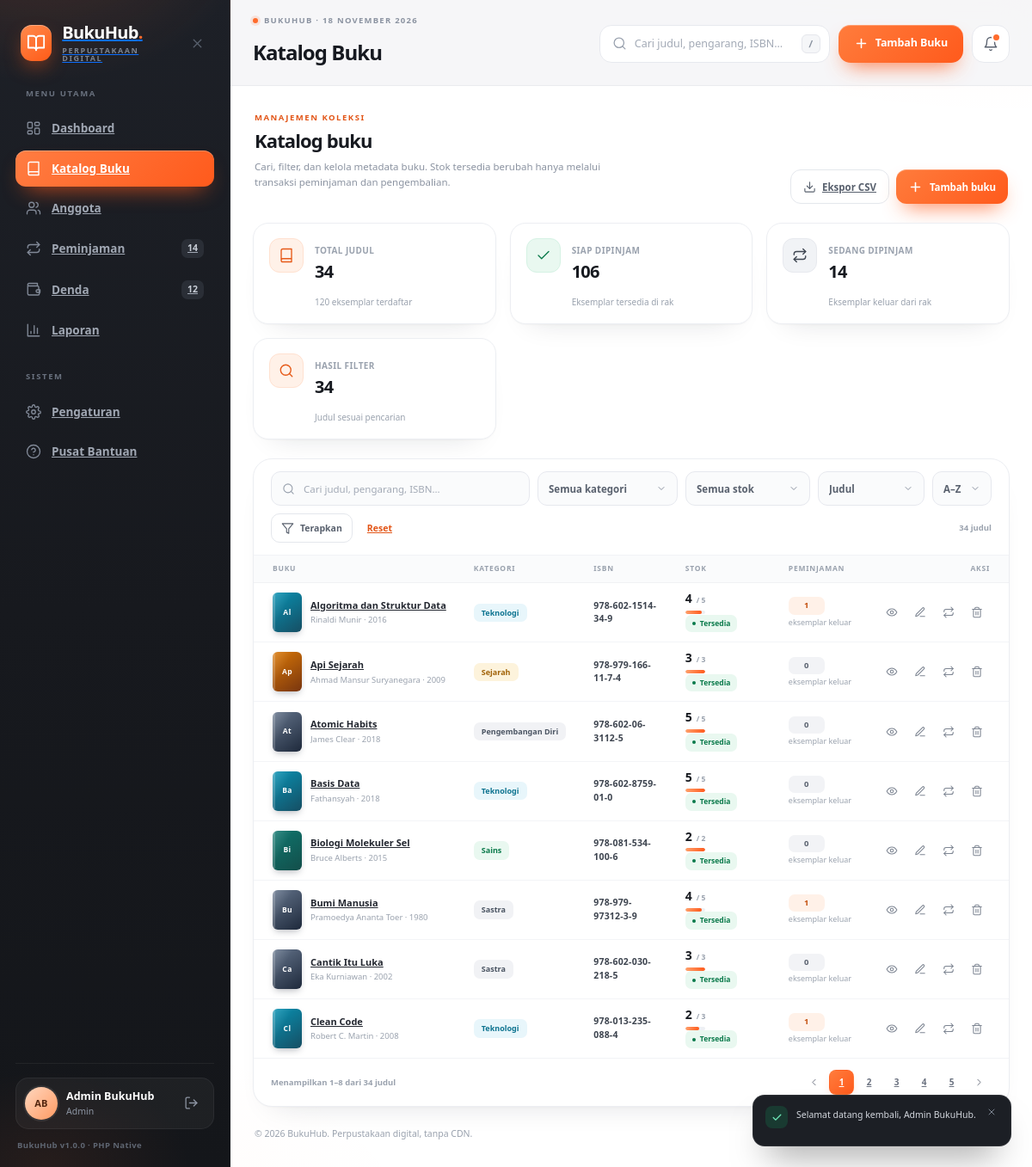
Page /index.php?page=books (signed in) on the committed database.
### tables this page shows
CREATE TABLE `buku` (
  `id_buku`         INT UNSIGNED NOT NULL AUTO_INCREMENT,
  `judul`           VARCHAR(180) NOT NULL,
  `pengarang`       VARCHAR(120) NOT NULL,
  `kategori`        VARCHAR(40)  NOT NULL,
  `isbn`            VARCHAR(30)  NULL DEFAULT NULL,
  `penerbit`        VARCHAR(120) NULL DEFAULT NULL,
  `tahun_terbit`    SMALLINT UNSIGNED NULL DEFAULT NULL,
  `sinopsis`        TEXT NULL DEFAULT NULL,
  `jumlah_eksemplar` SMALLINT UNSIGNED NOT NULL DEFAULT 1,
  `stok_tersedia`   SMALLINT UNSIGNED NOT NULL DEFAULT 1,
  `created_at`      TIMESTAMP NOT NULL DEFAULT CURRENT_TIMESTAMP,
  `updated_at`      TIMESTAMP NOT NULL DEFAULT CURRENT_TIMESTAMP ON UPDATE CURRENT_TIMESTAMP,
  PRIMARY KEY (`id_buku`),
  KEY `idx_buku_judul` (`judul`),
  KEY `idx_buku_pengarang` (`pengarang`),
  KEY `idx_buku_kategori` (`kategori`),
  KEY `idx_buku_isbn` (`isbn`),
  KEY `idx_buku_stok` (`stok_tersedia`)
);

CREATE TABLE `peminjaman` (
  `id_peminjaman`    INT UNSIGNED NOT NULL AUTO_INCREMENT,
  `id_anggota`       INT UNSIGNED NOT NULL,
  `id_buku`          INT UNSIGNED NOT NULL,
  `tgl_pinjam`       DATE NOT NULL,
  `tgl_kembali_rencana` DATE NOT NULL,
  `tgl_kembali_real` DATE NULL DEFAULT NULL,
  `status`           ENUM('dipinjam','dikembalikan') NOT NULL DEFAULT 'dipinjam',
  `denda_per_hari`   INT UNSIGNED NOT NULL DEFAULT 1000,
  `created_by`       INT UNSIGNED NULL DEFAULT NULL,
  `created_at`       TIMESTAMP NOT NULL DEFAULT CURRENT_TIMESTAMP,
  `updated_at`       TIMESTAMP NOT NULL DEFAULT CURRENT_TIMESTAMP ON UPDATE CURRENT_TIMESTAMP,
  PRIMARY KEY (`id_peminjaman`),
  KEY `idx_peminjaman_anggota` (`id_anggota`),
  KEY `idx_peminjaman_buku` (`id_buku`),
  KEY `idx_peminjaman_status` (`status`),
  KEY `idx_peminjaman_tgl_pinjam` (`tgl_pinjam`),
  KEY `idx_peminjaman_jatuh_tempo` (`tgl_kembali_rencana`),
  KEY `idx_peminjaman_created_by` (`created_by`),
  CONSTRAINT `fk_peminjaman_anggota` FOREIGN KEY (`id_anggota`)
    REFERENCES `anggota` (`id_anggota`) ON DELETE RESTRICT ON UPDATE CASCADE,
  CONSTRAINT `fk_peminjaman_buku` FOREIGN KEY (`id_buku`)
    REFERENCES `buku` (`id_buku`) ON DELETE RESTRICT ON UPDATE CASCADE,
  CONSTRAINT `fk_peminjaman_user` FOREIGN KEY (`created_by`)
    REFERENCES `users` (`id_user`) ON DELETE SET NULL ON UPDATE CASCADE
);

### views/books/index.php (the view, shortened to what the rows shown need)
<section class="view is-active" aria-labelledby="booksHeading">
  <div class="module-head">
    <div>
      <h2 class="module-title" id="booksHeading">Katalog buku</h2>
    </div>
  </div>
  <div class="card module-card">
    <div class="table-wrap">
      <table class="data-table">
        <thead>
          <tr>
            <th>Buku</th>
            <th>Kategori</th>
            <th>ISBN</th>
            <th>Stok</th>
            <th>Peminjaman</th>
            <th class="th-actions">Aksi</th>
          </tr>
        </thead>
        <tbody>
          <?php if (empty($books['items'])): ?>
            <?= empty_row(6, 'Buku tidak ditemukan', 'Coba kata kunci lain atau reset filter.') ?>
          <?php else: ?>
            <?php foreach ($books['items'] as $book): ?>
              <?php
                $style = category_style($book['kategori']);
                $available = (int) $book['stok_tersedia'];
                $total = (int) $book['jumlah_eksemplar'];
                $stock = stock_status($available, $total);
                $percent = $total > 0 ? (int) round(($available / $total) * 100) : 0;
              ?>
              <tr>
                <td>
                  <div class="book-cell">
                    <span class="book-cover" style="--c1: <?= e($style['c1']) ?>; --c2: <?= e($style['c2']) ?>">
                      <?= e(mb_substr($book['judul'], 0, 2)) ?>
                    </span>
                    <span class="book-meta">
                      <a class="book-title" href="<?= e(book_url((int) $book['id_buku'])) ?>"><?= e($book['judul']) ?></a>
                      <span class="book-author"><?= e($book['pengarang']) ?><?= !empty($book['tahun_terbit']) ? ' · ' . e((string) $book['tahun_terbit']) : '' ?></span>
                    </span>
                  </div>
                </td>
                <td><?= category_chip($book['kategori']) ?></td>
                <td><span class="mono-cell"><?= e($book['isbn'] ?: '—') ?></span></td>
                <td>
                  <div class="stock-cell">
                    <span class="stock-num"><?= num($available) ?></span>
                    <span class="stock-of">/ <?= num($total) ?></span>
                    <span class="stock-meter"><i style="width: <?= $percent ?>%"></i></span>
                  </div>
                  <span class="status-chip <?= e($stock['class']) ?>"><?= e($stock['label']) ?></span>
                </td>
                <td>
                  <span class="count-pill<?= (int) ($book['dipinjam'] ?? 0) > 0 ? ' count-pill--warn' : '' ?>"><?= num($book['dipinjam'] ?? 0) ?></span>
                  <span class="sub-cell">eksemplar keluar</span>
                </td>
                <td>
                  <div class="row-actions">
                    <a class="row-btn" href="<?= e(book_url((int) $book['id_buku'])) ?>" aria-label="Lihat detail <?= e($book['judul']) ?>" title="Detail">
                      <svg class="icon"><use href="#i-eye" /></svg>
                    </a>
                    <button class="row-btn" type="button" data-book-edit
                      data-book="<?= e(json_encode($book, JSON_UNESCAPED_UNICODE | JSON_UNESCAPED_SLASHES)) ?>"
                      aria-label="Ubah <?= e($book['judul']) ?>" title="Ubah">
                      <svg class="icon"><use href="#i-edit" /></svg>
                    </button>
                    <?php if ($available > 0): ?>
                      <a class="row-btn" href="<?= e(url('borrowing', ['book' => $book['id_buku']])) ?>" aria-label="Pinjamkan <?= e($book['judul']) ?>" title="Pinjamkan">
                        <svg class="icon"><use href="#i-repeat" /></svg>
                      </a>
                    <?php endif; ?>
                    <button class="row-btn" type="button"
                      data-confirm
                      data-url="<?= e(url('books', ['action' => 'delete'])) ?>"
                      data-id="<?= (int) $book['id_buku'] ?>"
                      data-title="Hapus buku?"
                      data-sub="Buku dengan riwayat peminjaman akan ditolak oleh server."
                      data-ok="Hapus buku"
                      data-danger="1"
                      data-message="&lt;strong&gt;<?= e($book['judul']) ?>&lt;/strong&gt; akan dihapus dari katalog."
                      aria-label="Hapus <?= e($book['judul']) ?>" title="Hapus">
                      <svg class="icon"><use href="#i-trash" /></svg>
                    </button>
                  </div>
                </td>
              </tr>
            <?php endforeach; ?>
          <?php endif; ?>
        </tbody>
      </table>
    </div>
    <?= render_pager($books, 'judul') ?>
  </div>
</section>

### app/Helpers/functions.php (shortened to what the rows shown need)
<?php
function e(mixed $value): string
{
    return htmlspecialchars((string) ($value ?? ''), ENT_QUOTES | ENT_SUBSTITUTE, 'UTF-8');
}
function num(mixed $value): string
{
    return number_format((float) $value, 0, ',', '.');
}
function url(string $page = 'dashboard', array $params = []): string
{
    $query = array_merge(['page' => $page], $params);
    $clean = [];
    foreach ($query as $key => $value) {
        $clean[$key] = $value;
    }
    return 'index.php?' . http_build_query($clean);
}
function url_with(array $overrides): string
{
    $params = $_GET;
    $route = $params['page'] ?? 'dashboard';
    unset($params['page']);
    foreach ($overrides as $key => $value) {
        if ($value === null || $value === '') {
            unset($params[$key]);
        } else {
            $params[$key] = $value;
        }
    }
    return url((string) $route, $params);
}
function category_style(?string $category): array
{
    $palette = [
        'Fiksi' => ['bg' => '#fff1e7', 'ink' => '#b54708', 'c1' => '#e76f51', 'c2' => '#9a3412'],
        'Non-fiksi' => ['bg' => '#eaf2ff', 'ink' => '#1d4ed8', 'c1' => '#3b82f6', 'c2' => '#1e3a8a'],
        'Sains' => ['bg' => '#e9f8f0', 'ink' => '#0b7a4b', 'c1' => '#0f766e', 'c2' => '#134e4a'],
        'Sejarah' => ['bg' => '#fdf3dc', 'ink' => '#a16207', 'c1' => '#d97706', 'c2' => '#78350f'],
        'Biografi' => ['bg' => '#f3ecff', 'ink' => '#6d28d9', 'c1' => '#7c3aed', 'c2' => '#4c1d95'],
        'Teknologi' => ['bg' => '#e8f6fb', 'ink' => '#0e7490', 'c1' => '#0891b2', 'c2' => '#164e63'],
    ];
    return $palette[(string) $category] ?? [
        'bg' => '#f1f2f5', 'ink' => '#4b5563', 'c1' => '#64748b', 'c2' => '#1e293b',
    ];
}
function category_chip(?string $category): string
{
    $style = category_style($category);
    return '<span class="cat-chip" style="--chip-bg:' . $style['bg'] . ';--chip-ink:' . $style['ink'] . '">'
        . e($category) . '</span>';
}
function stock_status(int $available, int $total): array
{
    return ['key' => 'in', 'label' => 'Tersedia', 'class' => 'status-chip--in'];
}
function book_url(int $id, string $action = 'show'): string
{
    return url('books', ['action' => $action, 'id' => $id]);
}
function render_pager(array $result, string $unit = 'data'): string
{
    $total = (int) $result['total'];
    $page = (int) $result['page'];
    $totalPages = (int) $result['totalPages'];
    $summary = 'Menampilkan <strong>' . $result['from'] . '–' . $result['to'] . '</strong> dari ' . $total . ' ' . e($unit);
    $html = '<div class="module-foot"><span class="pager-summary">' . $summary . '</span>';
    if ($totalPages > 1) {
        $html .= '<div class="pager-controls">';
        $html .= '<a class="page-btn" href="' . e(url_with(['p' => max(1, $page - 1)])) . '" aria-label="Halaman sebelumnya"'
            . ($page <= 1 ? ' aria-disabled="true" tabindex="-1"' : '') . '>'
            . '<svg class="icon"><use href="#i-chevron-left"/></svg></a>';
        foreach (pager_pages($page, $totalPages) as $item) {
            $number = (int) $item;
            $html .= '<a class="page-btn' . ($number === $page ? ' is-active' : '') . '" href="'
                . e(url_with(['p' => $number])) . '"'
                . ($number === $page ? ' aria-current="page"' : '') . '>' . $number . '</a>';
        }
        $html .= '<a class="page-btn" href="' . e(url_with(['p' => min($totalPages, $page + 1)])) . '" aria-label="Halaman berikutnya"'
            . ($page >= $totalPages ? ' aria-disabled="true" tabindex="-1"' : '') . '>'
            . '<svg class="icon"><use href="#i-chevron-right"/></svg></a>';
        $html .= '</div>';
    }
    return $html . '</div>';
}
function pager_pages(int $current, int $totalPages): array
{
    if ($totalPages <= 7) {
        return range(1, $totalPages);
    }
    $pages = [1];
    $pages[] = $totalPages;
    return $pages;
}

### rows in the picture
buku: judul "Al", judul "Algoritma dan Struktur Data", pengarang "Rinaldi Munir", tahun_terbit "2016", kategori "Teknologi", isbn "978-602-1514-34-9", stok_tersedia "4", jumlah_eksemplar "5", stok_tersedia+jumlah_eksemplar "Tersedia", dipinjam "1"
buku: judul "Ap", judul "Api Sejarah", pengarang "Ahmad Mansur Suryanegara", tahun_terbit "2009", kategori "Sejarah", isbn "978-979-166-11-7-4", stok_tersedia "3", jumlah_eksemplar "3", stok_tersedia+jumlah_eksemplar "Tersedia", dipinjam "0"
buku: judul "At", judul "Atomic Habits", pengarang "James Clear", tahun_terbit "2018", kategori "Pengembangan Diri", isbn "978-602-06-3112-5", stok_tersedia "5", jumlah_eksemplar "5", stok_tersedia+jumlah_eksemplar "Tersedia", dipinjam "0"
buku: judul "Ba", judul "Basis Data", pengarang "Fathansyah", tahun_terbit "2018", kategori "Teknologi", isbn "978-602-8759-01-0", stok_tersedia "5", jumlah_eksemplar "5", stok_tersedia+jumlah_eksemplar "Tersedia", dipinjam "0"
buku: judul "Bi", judul "Biologi Molekuler Sel", pengarang "Bruce Alberts", tahun_terbit "2015", kategori "Sains", isbn "978-081-534-100-6", stok_tersedia "2", jumlah_eksemplar "2", stok_tersedia+jumlah_eksemplar "Tersedia", dipinjam "0"
buku: judul "Bu", judul "Bumi Manusia", pengarang "Pramoedya Ananta Toer", tahun_terbit "1980", kategori "Sastra", isbn "978-979-97312-3-9", stok_tersedia "4", jumlah_eksemplar "5", stok_tersedia+jumlah_eksemplar "Tersedia", dipinjam "1"
buku: judul "Ca", judul "Cantik Itu Luka", pengarang "Eka Kurniawan", tahun_terbit "2002", kategori "Sastra", isbn "978-602-030-218-5", stok_tersedia "3", jumlah_eksemplar "3", stok_tersedia+jumlah_eksemplar "Tersedia", dipinjam "0"
buku: judul "Cl", judul "Clean Code", pengarang "Robert C. Martin", tahun_terbit "2008", kategori "Teknologi", isbn "978-013-235-088-4", stok_tersedia "2", jumlah_eksemplar "3", stok_tersedia+jumlah_eksemplar "Tersedia", dipinjam "1"
peminjaman: created_by "1", id_anggota "2"
buku: jumlah_eksemplar "5"

### other values in the picture
$navCounts['active_loans'] "14"
$navCounts['unpaid_fines'] "12"
initials($user['nama'] ?? 'Admin') "AB"
$user['nama'] "Admin BukuHub"
$user['role'] "Admin"
config('version', '1.0.0') "1.0.0"
$pageTitle "Katalog Buku"
$topbarAction['label'] "Tambah Buku"
num($stats['total_judul'] ?? 0) "34"
num($stats['total_eksemplar'] ?? 0) "120"
num($stats['stok_tersedia'] ?? 0) "106"
num($stats['dipinjam'] ?? 0) "14"
num($books['total'] ?? 0) "34"
$result['from'] "1"
$result['to'] "8"
